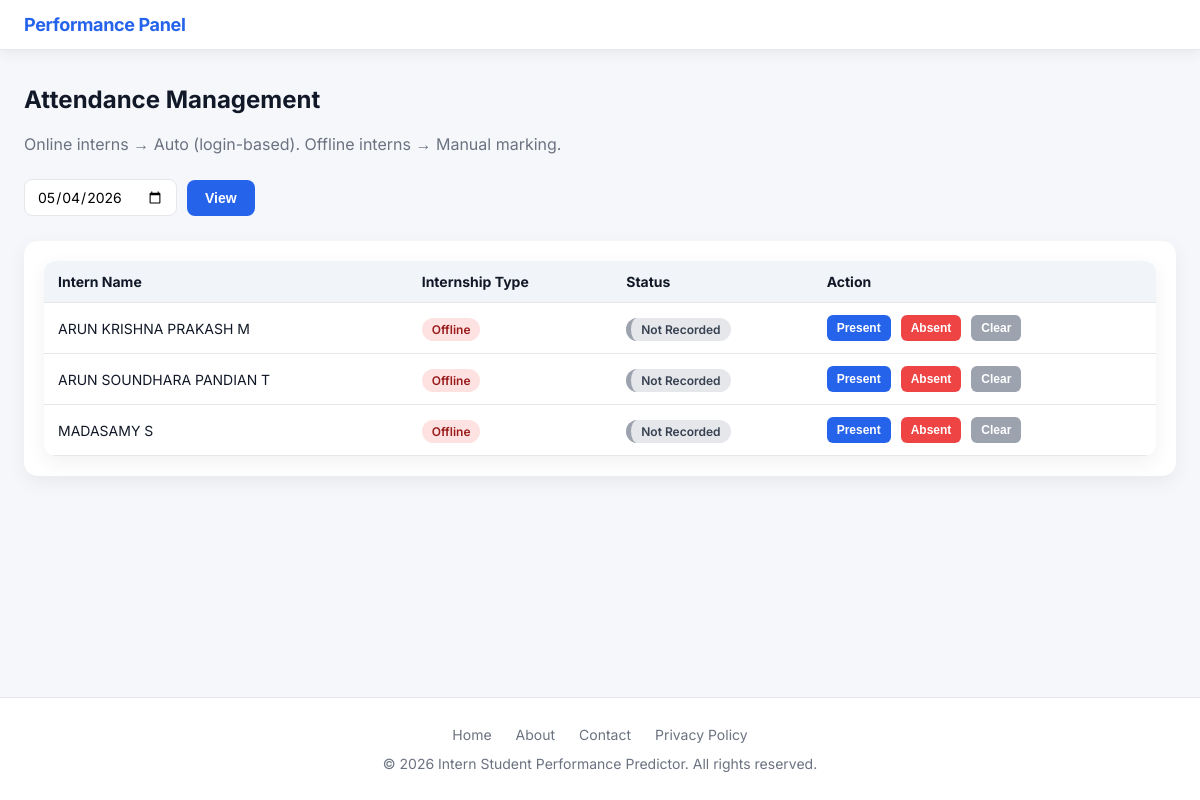
Page /admin/attendance (signed in) on the committed database.
### tables this page shows
CREATE TABLE students (
        id INTEGER PRIMARY KEY AUTOINCREMENT,
        unique_student_id TEXT UNIQUE NOT NULL,
        name TEXT NOT NULL,
        email TEXT UNIQUE NOT NULL,
        course_id INTEGER,
        user_id INTEGER UNIQUE,

        -- NEW FIELDS
        internship_type TEXT,
        joining_date TEXT,
        ending_date TEXT,
        college_name TEXT,
        department TEXT, phone_number TEXT, profile_pic TEXT, gender TEXT, dob TEXT, address TEXT, linkedin_url TEXT, github_url TEXT,

        FOREIGN KEY (course_id) REFERENCES courses(id),
        FOREIGN KEY (user_id) REFERENCES users(id)
    );

### admin_routes.py (the view)
@admin_bp.route("/attendance", methods=["GET", "POST"], endpoint="attendance")
def attendance():
    if not is_admin_logged_in():
        return redirect(url_for("auth.login"))
    selected_date = request.args.get(
        "selected_date", datetime.now().strftime("%Y-%m-%d")
    )
    conn = sqlite3.connect(DATABASE)
    cursor = conn.cursor()
    cursor.execute(
        """
        SELECT s.id, s.unique_student_id, s.name, a.status
        FROM students s
        LEFT JOIN attendance a ON s.id = a.student_id AND a.date = ?
        ORDER BY s.name
        """,
        (selected_date,),
    )
    attendance_records = cursor.fetchall()
    conn.close()
    return render_template(
        "attendance.html",
        username=session["username"],
        current_date=selected_date,
        attendance_records=attendance_records,
    )

### admin_routes.py (called while the page is built, shortened)
@admin_bp.app_context_processor
def inject_pending_counts():
    if not session.get("logged_in") or session.get("role") != "admin":
        return dict(pending_counts={})

### database.py (called while the page is built)
def is_admin_logged_in() -> bool:
    return session.get("role") == "admin"

### templates/attendance.html (shortened to what this page needs)
<!DOCTYPE html>
<html lang="en">
<head>
    <link rel="stylesheet" href="{{ url_for('static', filename='css/style.css') }}">
</head>
<body data-role="{{ session.get('role', 'intern') }}">
    <header class="header">
        <div class="container">
            <div class="flex">
                <span class="header-brand">Performance Panel</span>
            </div>
        </div>
    </header>
    <main class="main-content">
        <div class="container">
            <div class="page-header">
                <h2 class="page-title">Attendance Management</h2>
                <p class="subtitle">Online interns → Auto (login-based). Offline interns → Manual marking.</p>
            </div>
            <form method="GET" action="{{ url_for('admin.attendance') }}" class="date-form">
                <input type="date" name="selected_date" value="{{ current_date }}">
                <button type="submit" class="btn btn-primary">View</button>
            </form>
            <div class="card table-wrapper">
                <table class="clean-table">
                    <thead>
                        <tr>
                            <th>Intern Name</th>
                            <th>Internship Type</th>
                            <th>Status</th>
                            <th>Action</th>
                        </tr>
                    </thead>
                    <tbody>
                        {% if attendance_records %}
                        {% for record in attendance_records %}
                        <tr>
                            <td>{{ record[2] }}</td>
                            <td>
                                {% if record[4] == 'Online' %}
                                <span class="badge online">Online</span>
                                {% else %}
                                <span class="badge offline">Offline</span>
                                {% endif %}
                            </td>
                            <td>
                                {% if record[3] == 'present' %}
                                <span class="badge present">Present</span>
                                {% elif record[3] == 'absent' %}
                                <span class="badge absent">Absent</span>
                                {% else %}
                                <span class="badge gray">Not Recorded</span>
                                {% endif %}
                            </td>
                            <td>
                                {% if record[4] == 'Online' %}
                                <span class="badge auto">Auto (Login)</span>
                                {% else %}
                                <form method="POST" action="{{ url_for('admin.mark_attendance') }}"
                                    class="replace-history" style="display:flex; gap:6px;">
                                    <button type="submit" name="status" value="present"
                                        class="btn-sm blue">Present</button>
                                    <button type="submit" name="status" value="absent"
                                        class="btn-sm red">Absent</button>
                                    <button type="submit" name="status" value="not_recorded"
                                        class="btn-sm gray">Clear</button>
                                </form>
                                {% endif %}
                            </td>
                        </tr>
                        {% endfor %}
                        {% else %}
                        <tr>
                            <td colspan="5">No students found</td>
                        </tr>
                        {% endif %}
                    </tbody>
                </table>
            </div>
        </div>
    </main>
    <footer class="footer">
        <div class="container">
            <div class="footer-links">
                <a href="{{ url_for('auth.index') }}">Home</a>
                <a href="{{ url_for('auth.about') }}">About</a>
                <a href="{{ url_for('auth.contact') }}">Contact</a>
                <a href="#">Privacy Policy</a>
            </div>
            <p>&copy; 2026 Intern Student Performance Predictor. All rights reserved.</p>
        </div>
    </footer>
    <div class="fab-container">
    </div>
</body>
</html>

### static/css/style.css (style rules this page uses)
:root { --bg-main: #f5f7fb; --bg-secondary: #ffffff; --card-bg: #ffffff; --border-color: #e5e7eb; --text-primary: #111827; --text-secondary: #6b7280; --primary: #2563eb; --primary-light: #3b82f6; --success: #10b981; --warning: #f59e0b; --danger: #ef4444; --purple: #8b5cf6; --teal: #14b8a6; --pink: #ec4899; --gray: #9ca3af; --radius-sm: 8px; --radius-md: 14px; --radius-lg: 20px; --shadow-sm: 0 4px 12px rgba(0, 0, 0, 0.06); --shadow-md: 0 10px 30px rgba(0, 0, 0, 0.08); --font-main: 'Inter', system-ui, sans-serif; }
* { margin: 0; padding: 0; box-sizing: border-box; }
body { font-family: var(--font-main); background: var(--bg-main); color: var(--text-primary); min-height: 100vh; display: flex; flex-direction: column; }
.container { max-width: 1400px; margin: 0 auto; padding: 0 24px; }
.header { background: var(--card-bg); border-bottom: 1px solid var(--border-color); box-shadow: var(--shadow-sm); position: sticky; top: 0; z-index: 100; }
.header .container { padding-top: 14px; padding-bottom: 14px; }
.header .flex { display: flex; align-items: center; justify-content: space-between; flex-wrap: wrap; gap: 16px; }
.header-brand { font-size: 18px; font-weight: 700; color: var(--primary); letter-spacing: -0.02em; }
.btn { display: inline-flex; align-items: center; justify-content: center; padding: 10px 18px; border-radius: var(--radius-sm); font-size: 14px; font-weight: 600; text-decoration: none; border: none; cursor: pointer; transition: background 0.2s, transform 0.05s; }
.btn-primary { background: var(--primary); color: #fff; }
.footer { margin-top: auto; background: var(--card-bg); border-top: 1px solid var(--border-color); padding: 28px 0; text-align: center; color: var(--text-secondary); font-size: 14px; }
.footer-links { display: flex; justify-content: center; gap: 24px; margin-bottom: 12px; }
.footer-links a { color: var(--text-secondary); text-decoration: none; }
.fab-container { position: fixed; bottom: 24px; right: 24px; display: flex; flex-direction: column; gap: 10px; z-index: 50; }
.main-content { padding: 35px 0; }
.subtitle { margin-top: 6px; color: var(--text-secondary); }
.red { border-left: 5px solid var(--danger); }
.blue { border-left: 5px solid var(--primary); }
.gray { border-left: 5px solid var(--gray); }
.page-title { font-size: 26px; font-weight: 700; margin-bottom: 20px; }
.blue { border-left: 4px solid #2563eb; }
.clean-table { width: 100%; border-collapse: collapse; background: #fff; border-radius: 12px; overflow: hidden; }
.clean-table th, .clean-table td { padding: 12px; border-bottom: 1px solid #e5e7eb; font-size: 14px; }
.clean-table th { background: #f1f5f9; text-align: left; }
.btn-sm { padding: 4px 10px; border-radius: 6px; color: white; font-size: 12px; text-decoration: none; margin-right: 4px; }
.btn-sm.blue { background: #2563eb; }
.btn-sm.red { background: #ef4444; }
.card { background: #fff; padding: 20px; border-radius: 14px; box-shadow: 0 6px 20px rgba(0, 0, 0, 0.06); }
.page-header { margin-bottom: 25px; }
.page-header h2 { font-size: 24px; font-weight: 700; }
.table-wrapper { margin-top: 25px; overflow-x: auto; }
.clean-table { width: 100%; border-collapse: collapse; background: #ffffff; border-radius: 12px; box-shadow: 0 6px 20px rgba(0, 0, 0, 0.06); }
.clean-table th, .clean-table td { padding: 12px 14px; border-bottom: 1px solid #e5e7eb; text-align: left; font-size: 14px; }
.clean-table th { background: #f1f5f9; font-weight: 700; }
.btn-sm { padding: 5px 10px; border-radius: 6px; font-size: 12px; font-weight: 600; text-decoration: none; color: #fff; }
.badge { padding: 4px 10px; border-radius: 20px; font-size: 12px; font-weight: 600; }
.badge.offline { background: #fee2e2; color: #991b1b; }
.date-form { margin: 20px 0; display: flex; gap: 10px; align-items: center; }
.date-form input[type="date"] { padding: 8px 12px; border-radius: var(--radius-sm); border: 1px solid var(--border-color); font-size: 14px; font-family: inherit; }
.btn-sm { padding: 6px 10px; border-radius: 6px; font-size: 12px; border: none; cursor: pointer; color: white; }
.btn-sm.gray { background: #9ca3af; }
.badge.gray { background: #e5e7eb; color: #374151; }
.badge { padding: 4px 10px; border-radius: 999px; font-size: 12px; font-weight: 600; }

### rows in the picture
students: name "ARUN KRISHNA PRAKASH M"
students: name "ARUN SOUNDHARA PANDIAN T"
students: name "MADASAMY S"
